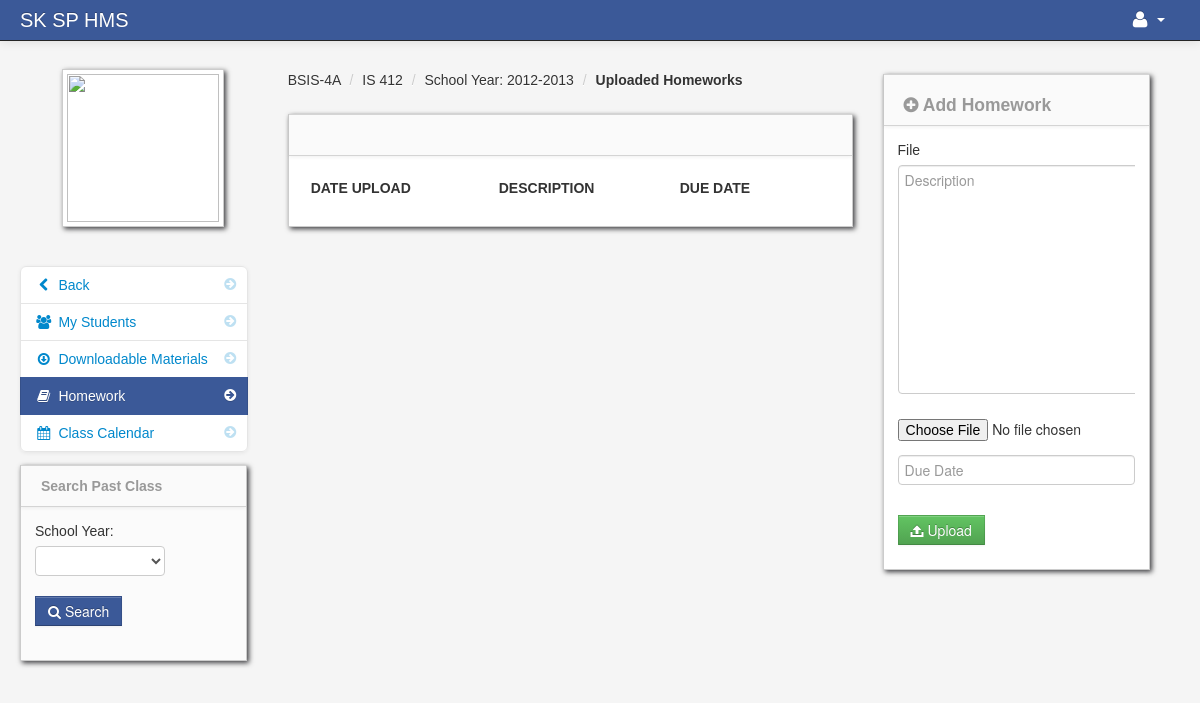
The app's page /assignment.php?id=97 (signed in) with its own data.
### tables this page shows
CREATE TABLE `teacher_class` (
  `teacher_class_id` int(11) NOT NULL,
  `teacher_id` int(11) NOT NULL,
  `class_id` int(11) NOT NULL,
  `subject_id` int(11) NOT NULL,
  `thumbnails` varchar(100) NOT NULL,
  `school_year` varchar(100) NOT NULL
);

CREATE TABLE `class` (
  `class_id` int(11) NOT NULL,
  `class_name` varchar(100) NOT NULL
);

CREATE TABLE `subject` (
  `subject_id` int(11) NOT NULL,
  `subject_code` varchar(100) NOT NULL,
  `subject_title` varchar(100) NOT NULL,
  `category` varchar(100) NOT NULL,
  `description` longtext NOT NULL,
  `unit` int(11) NOT NULL,
  `Pre_req` varchar(100) NOT NULL,
  `semester` varchar(100) NOT NULL
);

### assignment.php (the view, shortened to what this page needs)
<?php include('header_dashboard.php'); ?>
<?php $get_id = $_GET['id']; ?>
    <body>
		<?php include('navbar_teacher.php'); ?>
        <div class="container-fluid">
            <div class="row-fluid">
				<?php include('assignment_link.php'); ?>
                <div class="span6" id="content">
                     <div class="row-fluid">
										<?php $class_query = mysqli_query($conn,"select * from teacher_class
										LEFT JOIN class ON class.class_id = teacher_class.class_id
										LEFT JOIN subject ON subject.subject_id = teacher_class.subject_id
										where teacher_class_id = '$get_id'")or die(mysqli_error());
										$class_row = mysqli_fetch_array($class_query);
										?>
					     <ul class="breadcrumb">
							<li><a href="#"><?php echo $class_row['class_name']; ?></a> <span class="divider">/</span></li>
							<li><a href="#"><?php echo $class_row['subject_code']; ?></a> <span class="divider">/</span></li>
							<li><a href="#">School Year: <?php echo $class_row['school_year']; ?></a> <span class="divider">/</span></li>
							<li><a href="#"><b>Uploaded Homeworks</b></a></li>
						</ul>
                        <div id="block_bg" class="block">
                            <div class="navbar navbar-inner block-header">
                            </div>
                            <div class="block-content collapse in">
                                <div class="span12">
  									<table cellpadding="0" cellspacing="0" border="0" class="table" id="">
										<thead>
										        <tr>
												<th>Date Upload</th>
												<th>Description</th>
												<th>Due Date</th>
												<th></th>
												</tr>
										</thead>
									</table>
                                </div>
                            </div>
                        </div>
                    </div>
                </div>
				<?php include('assignment_sidebar.php') ?>
            </div>
		<?php include('script.php'); ?>
    </body>
</html>

### admin/assets/styles.css (style rules this page uses)
body { padding-top: 60px; padding-bottom: 40px; background-color: #f5f5f5; }
#content { margin-left:0px; }
.breadcrumb { margin: 0 0 0px; padding: 10px 0px; background-color: transparent; }
.block { background: url("../images/pixel-60fff.png") repeat scroll 0 0 rgba(0, 0, 0, 0) !important; border: 1px solid #ccc; background: white; margin: 1em 0em; border-top: none; -webkit-box-shadow: 2px 2px 5px rgba(0, 0, 6, 0.75); -moz-box-shadow: 2px 2px 5px rgba(0, 0, 6, 0.75); box-shadow: 2px 2px 5px rgba(0, 0, 6, 0.75); }
.block-content { margin: 1em; min-height: .25em; }
.block-header { margin-bottom: 0px; border-right: none; border-left: none; -webkit-border-radius: 0px; -moz-border-radius: 0px; border-radius: 0px; }

### records on screen
teacher_class: class.class_name "BSIS-4A", subject.subject_code "IS 412", school_year "2012-2013"
